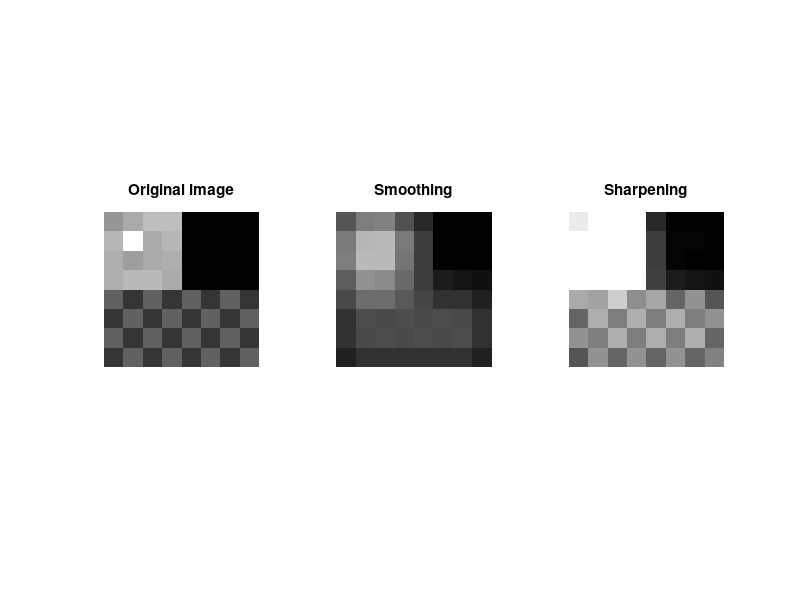

The MATLAB script that drew this image:
% Input image
img = [[150, 170, 190, 190, 10, 11, 12, 10],
       [180, 250, 170, 180, 11, 13, 12, 11],
       [175, 160, 170, 175, 13, 12, 11, 12],
       [175, 185, 185, 170, 13, 11, 10, 12],
       [100, 60, 100, 60, 100, 60, 100, 60],
       [60, 100, 60, 100, 60, 100, 60, 100],
       [100, 60, 100, 60, 100, 60, 100, 60],
       [60, 100, 60, 100, 60, 100, 60, 100]];

% Convert matrix to gray-scale image with pixel values ranging from 0 to 1.
img = mat2gray(img);
% Convert image to uint8
img = im2uint8(img);

%Create filters
H1 = ones(3, 3) / 9;
H2 = [[0, 1, 0], [1, -4, 1], [0, 1, 0]];

% Smoothing
img_smo = imfilter(img, H1);

% Sharpening
img_shar = imfilter(img, H1) + img;

figure(1);
subplot(1, 3, 1);
imshow(img);
title('Original image');

subplot(1, 3, 2);
imshow(img_smo);
title('Smoothing');

subplot(1, 3, 3);
imshow(img_shar);
title('Sharpening');
